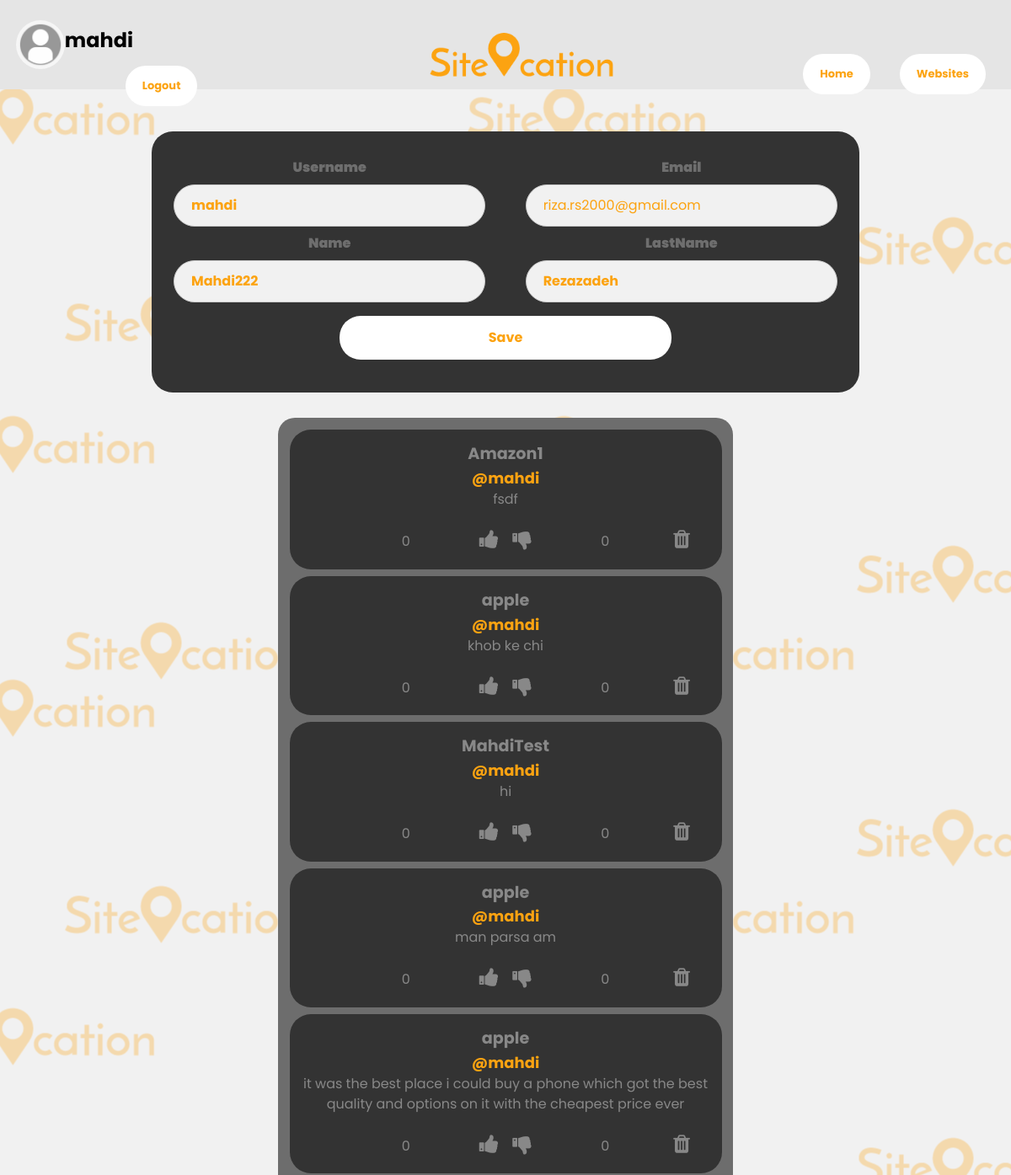
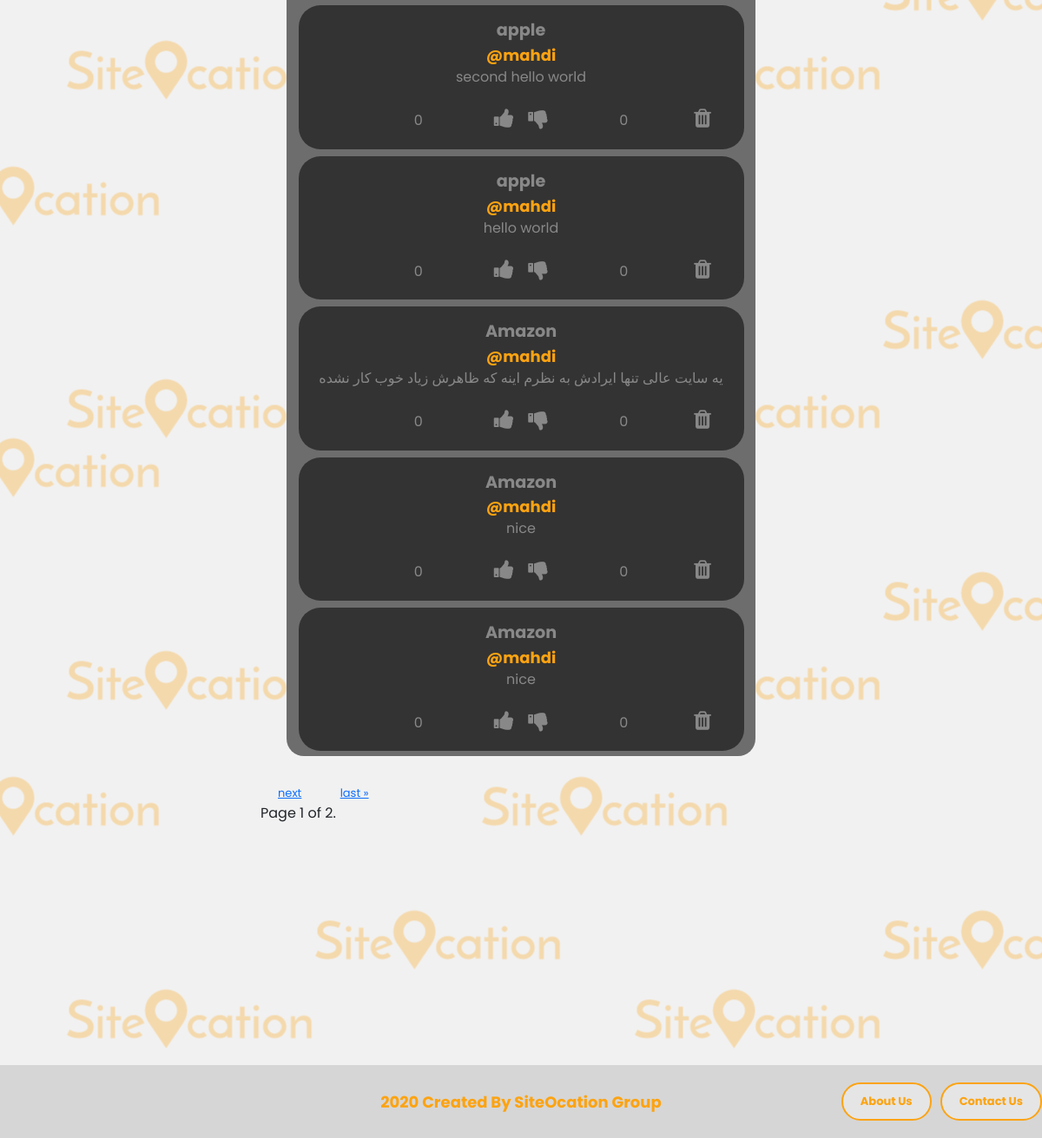
Screenshot of /user/1/ (signed in) with the database file from the repository (2 pictures, top to bottom).
### website/models.py (models this page shows, shortened)
class Comment(models.Model):
    comment_id = models.AutoField(primary_key=True)
    website_id = models.ForeignKey(Website, on_delete=models.CASCADE)
    user_id = models.ForeignKey(Profile, on_delete=models.CASCADE)
    modified = models.DateTimeField(auto_now_add=True, help_text='When was this page created?')
    comment = models.CharField(max_length=600)
    likes = models.PositiveIntegerField(default=0)
    dislikes = models.PositiveIntegerField(default=0)
    rate_to_web = models.PositiveSmallIntegerField(blank=True, null=True, )
    reply = models.ForeignKey("self", blank=True, null=True, on_delete=models.CASCADE, related_name='+')
    def get_likes_count(self):
        return CommentLikes.objects.filter(comment=self.comment_id).count()
    def get_dislikes_count(self):
        return CommentDislike.objects.filter(comment=self.comment_id).count()

class Website(models.Model):
    website_domain_name = models.CharField(unique=True, max_length=71, primary_key=True,
                                           help_text='Website hostname without sub-domain and top-level-domain')
    name = models.CharField(max_length=200, unique=True, blank=False)
    description = models.TextField(max_length=1000, help_text='Enter a brief description of the website')
    founded = models.DateField(help_text='When was this website created?', blank=True, null=True, )
    modified = models.DateTimeField(auto_now_add=True, help_text='When was this page created?')
    writen_by = models.ForeignKey(Profile, on_delete=models.SET_NULL, null=True)
    founders = models.ManyToManyField(Founder, help_text='Who made this website?', blank=True)
    industry = models.ManyToManyField(Industry, help_text='Select a type for this website', blank=True)
    subsidiaries = models.ManyToManyField("self", max_length=200, blank=True,
                                          help_text='the companies that is owned or controlled by this company')
    brand_picture = models.ImageField(upload_to='img', null=True, blank=True,
                                      help_text="Upload the picture of website's brand.")
    headquarters = models.CharField(max_length=200,
                                    help_text='The location where most of the important'
                                              + ' functions of an organization are coordinated.',
                                    blank=True)
    numberOfEmployees = models.CharField(max_length=200, null=True, blank=True)
    areaServed = models.ForeignKey(AreaServed, on_delete=models.SET_NULL, null=True)
    likes = models.PositiveIntegerField(default=0)
    dislikes = models.PositiveIntegerField(default=0)
    class Meta:
        ordering = ['-likes', 'dislikes', 'name']
    def __str__(self):
        return self.name
    def get_absolute_url(self):
        return reverse('website-detail', args=[str(self.website_domain_name)])

class Profile(models.Model):
    user = models.OneToOneField(User_in_built, on_delete=models.CASCADE, primary_key=True)
    user_picture = models.ImageField(upload_to='img', help_text="Upload the picture of user.", blank=True, null=True, )
    bio = models.CharField(max_length=50, blank=True, null=True, )
    date_of_birth = models.DateField(default=timezone.now)
    class Meta:
        ordering = ['user__username']
    def get_absolute_url(self):
        return reverse('user-detail', args=[str(self.user.id)])

### website/views.py (the view, shortened to what this page needs)
# urls.py: path('user/<pk>/', website_veiws.user_detail, name='user-detail'),
def user_detail(request, pk):
    user_view = User.objects.get(id=pk)
    user_details = Profile.objects.get(user_id=user_view.id)
    p_comments = Comment.objects.filter(user_id=user_view.id, reply=None).order_by('-modified')
    paginator = Paginator(p_comments, 10)  # Show 10 contacts per page.
    page_number = request.GET.get('page')
    comments = paginator.get_page(page_number)
    if request.method == 'POST':
        sign_up_form = SignUpForm(request.POST)
        if sign_up_form.is_valid():
            user_saved = sign_up_form.save()
            user_saved.refresh_from_db()
            user_saved.save()
            username = sign_up_form.cleaned_data.get('username')
            raw_password = sign_up_form.cleaned_data.get('password1')
            user = authenticate(username=username, password=raw_password)
            login(request, user)
            return redirect('home')
    else:
        sign_up_form = SignUpForm()
    if request.user == user_view:
        is_it_him = True
    else:
        is_it_him = False
    if is_it_him:
        if request.method == 'POST':
            user_form = UserForm(request.POST, instance=request.user)
            if user_form.is_valid():
                user_form.save()
        else:
            user_form = UserForm(instance=request.user)
        context = {
            'is_it_him': is_it_him,
            'user_view': user_view,
            'detail': user_details,
            'comments': comments,
            'user_form': user_form,
            'sign_up_form': sign_up_form,
        }
    return render(request, 'user_detail.html', context=context)

### website/forms.py
class UserForm(UserChangeForm):
    class Meta(UserChangeForm.Meta):
        fields = ('username', 'email', 'first_name', 'last_name')

class SignUpForm(UserCreationForm):
    first_name = forms.CharField(max_length=30, required=False, help_text='Optional.')
    last_name = forms.CharField(max_length=30, required=False, help_text='Optional.')
    email = forms.EmailField(max_length=254, help_text='Required. Inform a valid email address.')
    class Meta:
        model = User
        fields = ('username', 'email', 'first_name', 'last_name', 'password1', 'password2',)

### website/templates/user_detail.html (shortened to what this page needs)
{% extends "main-a.html" %}
{% load widget_tweaks %}
{% block content %}
<div class="Body">
    {% if is_it_him %}
        <form class="mySlides2">
            <div class="container">
              <label class="Lable" for="uname" style="float: left; width: 47%;"><b>Username</b></label>
              <label class="Lable" for="email" style="float: right; width: 47%;"><b>Email</b></label>
              {% render_field user_form.username class="inpute" style="width: 47%; float: left;" placeholder="{{ user.username }}" %}
              {% render_field user_form.email class="inpute" style="width: 47%; float: right;" placeholder="{{ user.email }}" %}
              <label class="Lable" for="name" style="float: left; width: 47%;"><b>Name</b></label>
              <label class="Lable" for="LName" style="float: right; width: 47%;"><b>LastName</b></label><br>
              {% render_field user_form.first_name class="inpute" style="width: 47%; float: left;" placeholder="{{ user.first_name }}" %}
              {% render_field user_form.last_name class="inpute" style="width: 47%; float: right;" placeholder="{{ user.last_name }}" %}
              <button style="width: 50%" class="button" type="submit">Save</button>
            </div>
        </form>
    {% endif %}
    <div style="width: 50%; margin-left: 25%; padding-bottom: 50px;" class="w3-content">
        <div class="commentPlace">
            {% for comment in comments %}
                <div class="mySlides2" style="width: 95%; margin-left: 2.5%; margin-top: 1.5%;">
                    <a class="website-tag-comment" href="{{ comment.website_id.get_absolute_url }}">
                        {{ comment.website_id }}
                    </a><br>
                    <a class="Comment" href="{{ comment.user_id.get_absolute_url }}">
                        @{{ comment.user_id.user.username }}
                    </a>
                    <p class="p-comment">
                        {{ comment.comment }}
                    </p>
                    <div class="likey">
                        <p class="like-count">{{ comment.get_likes_count }}</p>
                        <p class="dislike-count">{{ comment.get_dislikes_count }}</p>
                        {% if user.is_authenticated %}
                            <button class="like"><span class="fa fa-thumbs-up"></span></button>
                            <button class="like"><span class="fa fa-thumbs-down"></span></button>
                        {% else %}
                            <span class="fa fa-thumbs-up like2"></span>
                            <span class="fa fa-thumbs-down like2"></span>
                        {% endif %}
                        <button class="trash" style="margin-left: 13%; position: absolute"><span class="fa fa-trash"></span></button>
                    </div>
                </div>
            {% endfor %}
        </div>
        <div class="pagination">
            <span class="step-links">
                {% if comments.has_next %}
                    <a href="?page={{ comments.next_page_number }}" style="width: 100px;">next</a>
                    <a href="?page={{ comments.paginator.num_pages }}">last &raquo;</a>
                {% endif %}
            </span>
        </div>
        <p class="current most1" style="margin: 0;">
            Page {{ comments.number }} of {{ comments.paginator.num_pages }}.
        </p>
    </div>
</div>
{% endblock %}

### website/templates/Main-a.html (shortened to what this page needs)
<!DOCTYPE html>
{% load widget_tweaks %}
{% load static %}
<html lang="en">
<head>
    <link href="https://cdn.jsdelivr.net/npm/bootstrap@5.0.0-beta1/dist/css/bootstrap.min.css" rel="stylesheet"
>
    <link rel="stylesheet" href="https://cdnjs.cloudflare.com/ajax/libs/font-awesome/4.7.0/css/font-awesome.min.css">
</head>
<body>
<div class="Header">
    <br>
    <div style="width: 100%;">
        <div style="float: left; width: 40%">
                {% if user.is_authenticated %}
					<div>
                        <div>
                            <a style="cursor: default; text-decoration: none; padding: 0; color: #010101;" href="{{ user.profile.get_absolute_url }}">
                                <img class="user" src="{% static 'images/userimage2.png' %}">
                            </a>
                        </div>
                            <a style="cursor: default; text-decoration: none; padding: 0; color: #010101;" href="{{ user.profile.get_absolute_url }}">
                                <h4 class="userName" style="margin-top: 2%">{{ user.username }}</h4>
                            </a>
                            <a class="kharab" href="{% url 'logout'%}?next={{request.path}}">
                                <button class="button" style="width: auto; margin-left: 15%;">
                                    Logout
                                </button>
                            </a>
					</div>
				{% endif %}
        </div>
        <div style="float: right; width: 35%">
            <a class="kharab" href="{% url 'websites' %}">
            <button class="button"  style="margin: 40px 30px 40px 5px; width: auto; float: right;">
                Websites
            </button>
            </a>
        <a class="kharab" href="{% url 'home' %}">
            <button class="button" style="margin: 40px 30px 40px 5px; width: auto; float: right;">
            Home
            </button>
        </a>
        </div>
        <img class="logo" src="{% static 'images/Asset 6@1x.png' %}">
    </div>
</div>
    {% block content %}{% endblock %}
<div class="Footer row">
    <div style="z-index: 1; padding: 20px 0px;" class="align-self-right developers">
        <a class="a" style="float: right; margin-left: 10px;" href="/contact/">Contact Us</a>
        <a class="a" style="float: right;" href="/about/">About Us</a>
    </div>
    <div style="position: absolute" class="align-self-center developers">
        2020 Created By SiteOcation Group
    </div>
</div>
</body>
</html>

### rows the page displays
Comment: website_id "Amazon1", user_id.user.username "mahdi", comment "fsdf", get_likes_count "0", get_dislikes_count "0"
Comment: website_id "apple", user_id.user.username "mahdi", comment "khob ke chi", get_likes_count "0", get_dislikes_count "0"
Comment: website_id "MahdiTest", user_id.user.username "mahdi", comment "hi", get_likes_count "0", get_dislikes_count "0"
Comment: website_id "apple", user_id.user.username "mahdi", comment "man parsa am", get_likes_count "0", get_dislikes_count "0"
Comment: website_id "apple", user_id.user.username "mahdi", comment "it was the best place i could buy a phone which got the best quality and options on it with the cheapest price ever", get_likes_count "0", get_dislikes_count "0"
Comment: website_id "apple", user_id.user.username "mahdi", comment "second hello world", get_likes_count "0", get_dislikes_count "0"
Comment: website_id "apple", user_id.user.username "mahdi", comment "hello world", get_likes_count "0", get_dislikes_count "0"
Comment: website_id "Amazon", user_id.user.username "mahdi", comment "یه سایت عالی تنها ایرادش به نظرم اینه که ظاهرش زیاد خوب کار نشده", get_likes_count "0", get_dislikes_count "0"
Comment: website_id "Amazon", user_id.user.username "mahdi", comment "nice", get_likes_count "0", get_dislikes_count "0"
Comment: website_id "Amazon", user_id.user.username "mahdi", comment "nice", get_likes_count "0", get_dislikes_count "0"

### other values shown
{{ user.username }} "mahdi"
{{ comments.number }} "1"
{{ comments.paginator.num_pages }} "2"
